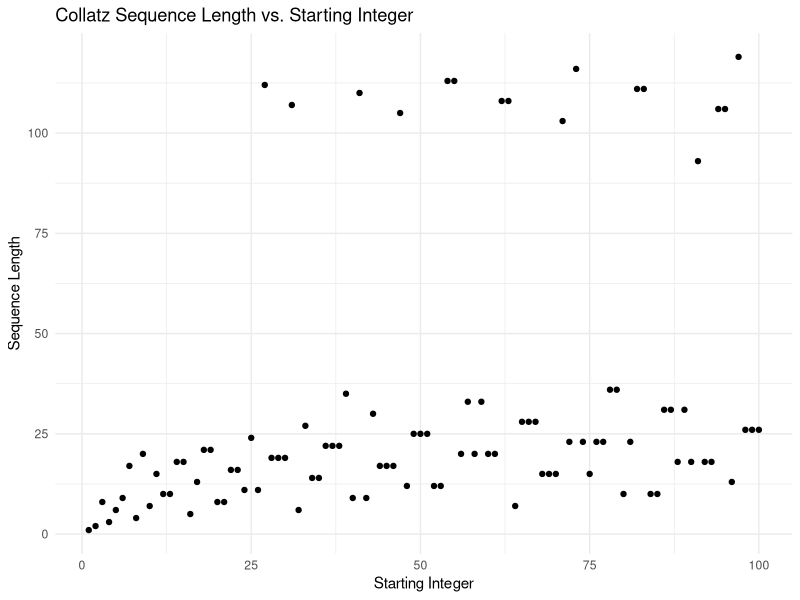

Recreate this plot in R.
# Task 5 (Open-ended exploration)

# The interesting question or pattern our team wanted to explore is: 
# "Will different initial integers result in different length sequences: 
# will large initial integers result in longer length sequences and
# small initial integers result in shorter length sequences?"

# The process of finding it, is by first researching if there is any specific
# formula or correlation relating to the initial integer and sequence length
# of the Collatz Conjecture.


library(tidyverse)
library(purrr)

# Function to generate COllatz sequences
collatz_sequence <- function(start) {
  sequence <- c(start)
  while (start >1) {
    if (start %% 2 == 0) {
      start <- start / 2
    } else {
      start <- 3 * start + 1
    }
    sequence <- c(sequence, start)
  }
  return(sequence)
}


# Produce sequences for a range of starting integers (from 1 to 100)
starting_integers <- 1:100
sequences_df <- tibble(
  start = starting_integers,
  sequence_length = map_dbl(start, ~ length(collatz_sequence(.)))
)


# Print sequences_df using head()
head(sequences_df)


# Plot the correlation between starting integer and sequence length
ggplot(sequences_df, aes(x = start, y = sequence_length)) +
  geom_point() +
  labs(
    x = "Starting Integer",
    y = "Sequence Length"
  ) +
  ggtitle("Collatz Sequence Length vs. Starting Integer") +
  theme_minimal()

# Observation from the graph:
# It is observed from the plot that small initial integers tend to lead to
# shorter sequences before reaching the value of 1; however, there are some
# that would lead to longer sequences. Conversely, the same applies to
# large initial integers, where most of them would lead to longer sequences,
# but some would ultimately have very short sequences.







